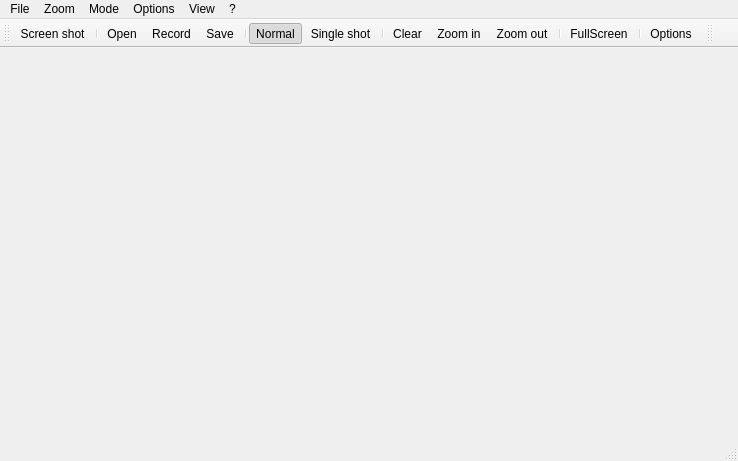
<?xml version="1.0" encoding="UTF-8"?>
<ui version="4.0">
 <class>MainWindow</class>
 <widget class="QMainWindow" name="MainWindow">
  <property name="geometry">
   <rect>
    <x>0</x>
    <y>0</y>
    <width>738</width>
    <height>461</height>
   </rect>
  </property>
  <property name="windowTitle">
   <string>Oscilloscope</string>
  </property>
  <property name="windowIcon">
   <iconset resource="oscilloscope.qrc">
    <normaloff>:/pictures/sine.png</normaloff>:/pictures/sine.png</iconset>
  </property>
  <widget class="OscilloWidget" name="plotter"/>
  <widget class="QMenuBar" name="menuBar">
   <property name="geometry">
    <rect>
     <x>0</x>
     <y>0</y>
     <width>738</width>
     <height>21</height>
    </rect>
   </property>
   <widget class="QMenu" name="menuFile">
    <property name="title">
     <string>File</string>
    </property>
    <addaction name="actionOpen"/>
    <addaction name="actionRecord"/>
    <addaction name="actionSave"/>
    <addaction name="actionSave_as"/>
    <addaction name="separator"/>
    <addaction name="actionScreen_shot"/>
    <addaction name="separator"/>
    <addaction name="actionQuit"/>
   </widget>
   <widget class="QMenu" name="menuOptions">
    <property name="title">
     <string>Options</string>
    </property>
    <addaction name="actionOptions"/>
   </widget>
   <widget class="QMenu" name="menu">
    <property name="title">
     <string>?</string>
    </property>
    <addaction name="actionHelp"/>
    <addaction name="actionAbout"/>
   </widget>
   <widget class="QMenu" name="menuMode">
    <property name="title">
     <string>Mode</string>
    </property>
    <addaction name="actionNormal"/>
    <addaction name="actionSingle_shot"/>
   </widget>
   <widget class="QMenu" name="menuZoom">
    <property name="title">
     <string>Zoom</string>
    </property>
    <addaction name="actionClear"/>
    <addaction name="actionZoom_in"/>
    <addaction name="actionZoom_out"/>
   </widget>
   <widget class="QMenu" name="menuView">
    <property name="title">
     <string>View</string>
    </property>
    <addaction name="actionFullScreen"/>
   </widget>
   <addaction name="menuFile"/>
   <addaction name="menuZoom"/>
   <addaction name="menuMode"/>
   <addaction name="menuOptions"/>
   <addaction name="menuView"/>
   <addaction name="menu"/>
  </widget>
  <widget class="QToolBar" name="mainToolBar">
   <attribute name="toolBarArea">
    <enum>TopToolBarArea</enum>
   </attribute>
   <attribute name="toolBarBreak">
    <bool>false</bool>
   </attribute>
   <addaction name="actionScreen_shot"/>
   <addaction name="separator"/>
   <addaction name="actionOpen"/>
   <addaction name="actionRecord"/>
   <addaction name="actionSave"/>
   <addaction name="separator"/>
   <addaction name="actionNormal"/>
   <addaction name="actionSingle_shot"/>
   <addaction name="separator"/>
   <addaction name="actionClear"/>
   <addaction name="actionZoom_in"/>
   <addaction name="actionZoom_out"/>
   <addaction name="separator"/>
   <addaction name="actionFullScreen"/>
   <addaction name="separator"/>
   <addaction name="actionOptions"/>
  </widget>
  <widget class="QStatusBar" name="statusBar"/>
  <widget class="QToolBar" name="connectionToolBar">
   <property name="windowTitle">
    <string>toolBar</string>
   </property>
   <attribute name="toolBarArea">
    <enum>TopToolBarArea</enum>
   </attribute>
   <attribute name="toolBarBreak">
    <bool>false</bool>
   </attribute>
  </widget>
  <action name="actionQuit">
   <property name="text">
    <string>Quit</string>
   </property>
  </action>
  <action name="actionOptions">
   <property name="icon">
    <iconset resource="oscilloscope.qrc">
     <normaloff>:/pictures/gear.png</normaloff>:/pictures/gear.png</iconset>
   </property>
   <property name="text">
    <string>Options...</string>
   </property>
  </action>
  <action name="actionHelp">
   <property name="icon">
    <iconset resource="oscilloscope.qrc">
     <normaloff>:/pictures/help2.png</normaloff>:/pictures/help2.png</iconset>
   </property>
   <property name="text">
    <string>Help...</string>
   </property>
  </action>
  <action name="actionAbout">
   <property name="icon">
    <iconset resource="oscilloscope.qrc">
     <normaloff>:/pictures/about.png</normaloff>:/pictures/about.png</iconset>
   </property>
   <property name="text">
    <string>About...</string>
   </property>
  </action>
  <action name="actionNormal">
   <property name="checkable">
    <bool>true</bool>
   </property>
   <property name="checked">
    <bool>true</bool>
   </property>
   <property name="text">
    <string>Normal</string>
   </property>
  </action>
  <action name="actionSingle_shot">
   <property name="checkable">
    <bool>true</bool>
   </property>
   <property name="icon">
    <iconset resource="oscilloscope.qrc">
     <normaloff>:/pictures/media_play_green.png</normaloff>:/pictures/media_play_green.png</iconset>
   </property>
   <property name="text">
    <string>Single shot</string>
   </property>
  </action>
  <action name="actionRecord">
   <property name="icon">
    <iconset resource="oscilloscope.qrc">
     <normaloff>:/pictures/nav_plain_red.png</normaloff>:/pictures/nav_plain_red.png</iconset>
   </property>
   <property name="text">
    <string>Record</string>
   </property>
  </action>
  <action name="actionSave">
   <property name="icon">
    <iconset resource="oscilloscope.qrc">
     <normaloff>:/pictures/disk_blue.png</normaloff>:/pictures/disk_blue.png</iconset>
   </property>
   <property name="text">
    <string>Save</string>
   </property>
  </action>
  <action name="actionOpen">
   <property name="icon">
    <iconset resource="oscilloscope.qrc">
     <normaloff>:/pictures/folder.png</normaloff>:/pictures/folder.png</iconset>
   </property>
   <property name="text">
    <string>Open...</string>
   </property>
  </action>
  <action name="actionSave_as">
   <property name="icon">
    <iconset resource="oscilloscope.qrc">
     <normaloff>:/pictures/disks.png</normaloff>:/pictures/disks.png</iconset>
   </property>
   <property name="text">
    <string>Save as...</string>
   </property>
  </action>
  <action name="actionClear">
   <property name="icon">
    <iconset resource="oscilloscope.qrc">
     <normaloff>:/pictures/view_1_1.png</normaloff>:/pictures/view_1_1.png</iconset>
   </property>
   <property name="text">
    <string>Clear</string>
   </property>
  </action>
  <action name="actionZoom_in">
   <property name="icon">
    <iconset resource="oscilloscope.qrc">
     <normaloff>:/pictures/zoom_in.png</normaloff>:/pictures/zoom_in.png</iconset>
   </property>
   <property name="text">
    <string>Zoom in</string>
   </property>
  </action>
  <action name="actionZoom_out">
   <property name="icon">
    <iconset resource="oscilloscope.qrc">
     <normaloff>:/pictures/zoom_out.png</normaloff>:/pictures/zoom_out.png</iconset>
   </property>
   <property name="text">
    <string>Zoom out</string>
   </property>
  </action>
  <action name="actionFullScreen">
   <property name="icon">
    <iconset resource="oscilloscope.qrc">
     <normaloff>:/pictures/fit_to_size.png</normaloff>:/pictures/fit_to_size.png</iconset>
   </property>
   <property name="text">
    <string>FullScreen</string>
   </property>
  </action>
  <action name="actionScreen_shot">
   <property name="icon">
    <iconset resource="oscilloscope.qrc">
     <normaloff>:/pictures/camera2.png</normaloff>:/pictures/camera2.png</iconset>
   </property>
   <property name="text">
    <string>Screen shot</string>
   </property>
  </action>
 </widget>
 <layoutdefault spacing="6" margin="11"/>
 <customwidgets>
  <customwidget>
   <class>OscilloWidget</class>
   <extends>QWidget</extends>
   <header>oscillowidget.h</header>
   <container>1</container>
  </customwidget>
 </customwidgets>
 <resources>
  <include location="oscilloscope.qrc"/>
 </resources>
 <connections/>
</ui>
